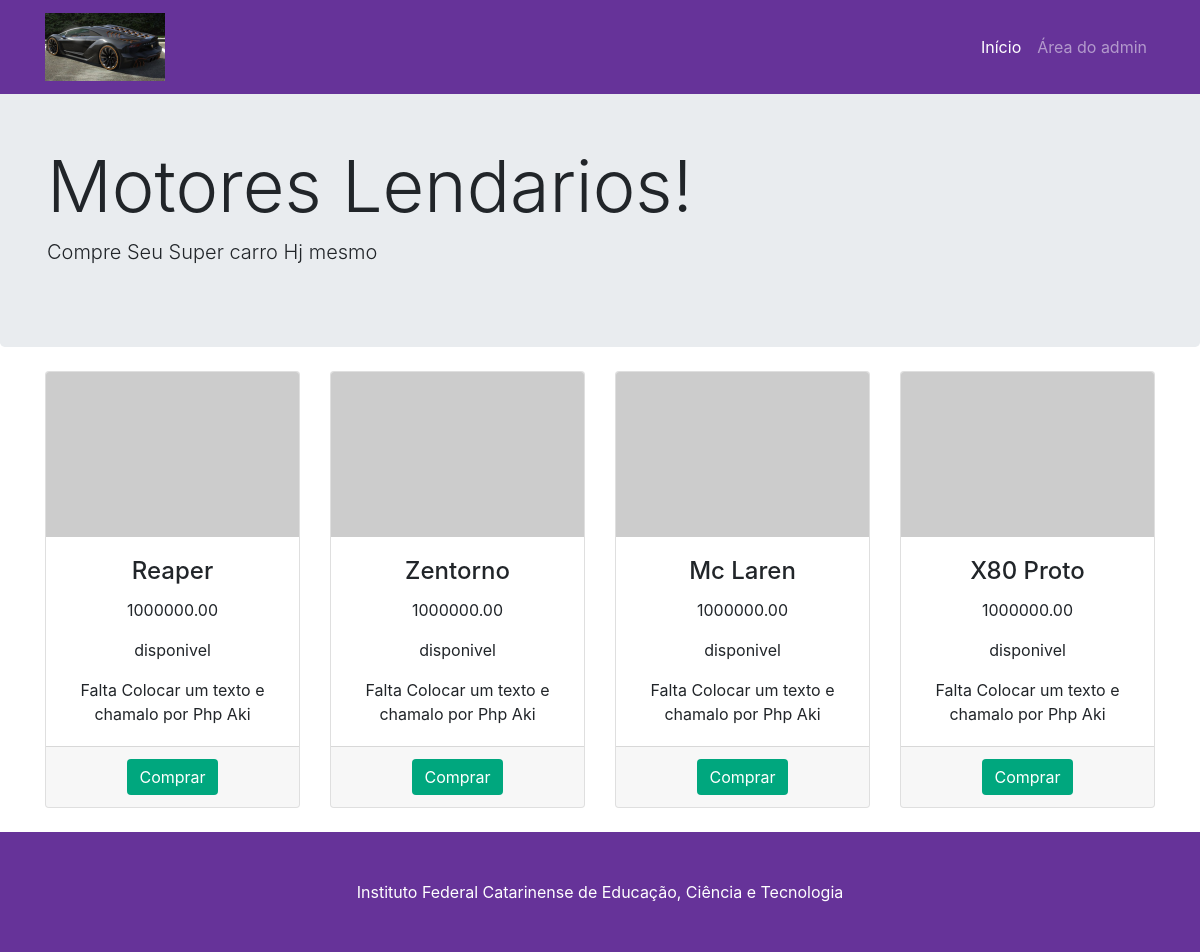
The page / on the database its author committed.
### tables this page shows
CREATE TABLE `tb_produtos` (
  `codigo` int(11) NOT NULL,
  `nome` varchar(32) NOT NULL,
  `categoria` varchar(32) NOT NULL,
  `preco` decimal(10,2) NOT NULL,
  `estoque` int(11) NOT NULL
);

### app/models/Conexao.php (called while the page is built, shortened)
<?php
class Conexao {
    public static $conexao = null;
    public static function getConexao(){
        try{
            if(self::$conexao == null){
                self::$conexao = new PDO("mysql:host=".self::HOST.";dbname=".self::NOMEBANCO, self::USUARIO, self::SENHA);
                self::$conexao->setAttribute(PDO::ATTR_ERRMODE, PDO::ERRMODE_EXCEPTION);
            }
            return self::$conexao;
        }catch(PDOException $e){
            die("Falhou a conexao ou ocorreu um erro banco: " . $e->getMessage());
        }
        return $conexao;
    }
}

### app/models/CrudProdutos.php (called while the page is built, shortened)
<?php
require_once "Conexao.php";
require_once "Produto.php";
class CrudProdutos
{
    private $conexao;
    public function __construct()
    {
        $this->conexao = Conexao::getConexao();
    }
    public function getProdutos()
    {
        $consulta = $this->conexao->query("SELECT * FROM tb_produtos");
        $arrayProdutos = $consulta->fetchAll(PDO::FETCH_ASSOC);
        $listaProdutos = [];
        foreach ($arrayProdutos as $produto) {
            $listaProdutos[] = new Produto($produto['nome'], $produto['preco'], $produto['categoria'], $produto['estoque'], $produto['codigo']);
        }
        return $listaProdutos;
    }
}

### app/models/Produto.php (called while the page is built, shortened)
<?php
require_once "Conexao.php";
class Produto {
    public $estoque;
    public function __construct($nome, $preco, $categoria, $estoque, $codigo = null){
        $this->nome = $nome;
        $this->preco = $preco;
        $this->estoque = $estoque;
        $this->codigo = $codigo;
    }
    public function estaDisponivel(){
        if($this->estoque > 0)
        {
            return "disponivel";
        } else {
            return "indisponivel";
        }
    }
}

### index.php (the view, shortened to what this page needs)
<?php
require_once "app/models/CrudProdutos.php";
$crud = new CrudProdutos();
$listaProdutos = $crud->getProdutos();
?>
<!DOCTYPE html>
<html lang="en">
<head>
    <link rel="stylesheet" href="assets/vendor/bootstrap/css/bootstrap.min.css">
    <link rel="stylesheet" type="text/css" href="assets/css/ifc-style.css">
</head>
<body>
<nav class="navbar navbar-expand-lg navbar-dark bg-dark fixed-top">
    <div class="container">
        <a class="navbar-brand" href="#"><img src="assets/imagens/logo.png" alt="" width="120px"></a>
        <div class="collapse navbar-collapse" id="navbarResponsive">
            <ul class="navbar-nav ml-auto">
                <li class="nav-item active">
                    <a class="nav-link" href="#">Início</a>
                </li>
                <li class="nav-item">
                    <a class="nav-link" href="app/views/admin/produtos.php">Área do admin</a>
                </li>
            </ul>
        </div>
    </div>
</nav>
<header class="jumbotron my-4 home-banner">
    <div class="container">
        <h1 class="display-3">Motores Lendarios!</h1>
        <p class="lead">Compre Seu Super carro Hj mesmo</p>
    </div>
</header>
<div class="container">
    <div class="row text-center">
        <?php foreach($listaProdutos as $produto): ?>
            <div class="col-lg-3 col-md-6 mb-4">
                <div class="card">
                    <img class="card-img-top" src="http://placehold.it/500x325" alt="">
                    <div class="card-body">
                        <h4 class="card-title"><?=$produto->nome ?></h4>
                        <p class="card-text"><?=$produto->preco ?></p>
                        <p class="card-text"><?=$produto->estaDisponivel() ?></p>
                        <p class="card-text">Falta Colocar um texto e chamalo por Php Aki</p>
                    </div>
                    <div class="card-footer">
                        <a href="app/views/produto.php?codigo=<?= $produto->codigo ?>" class="btn btn-ifc">Comprar</a>
                    </div>
                </div>
            </div>
        <?php endforeach; ?>
    </div>
</div>
<footer class="py-5 bg-dark">
    <div class="container">
        <p class="m-0 text-center text-white">Instituto Federal Catarinense de Educação, Ciência e Tecnologia</p>
    </div>
</footer>
</body>
</html>

### assets/css/ifc-style.css (style rules this page uses)
body { padding-top: 55px; }
@media (min-width: 992px) { body { padding-top: 55px; } }
.card { height: 100%; }
.bg-dark { background-color: rebeccapurple !important; }
.btn-ifc { color: #fff; background-color: #00a77e; border-color: transparent; border: transparent 0px; }

### rows shown on the page
tb_produtos: nome "Reaper", preco "1000000.00", estoque "disponivel"
tb_produtos: nome "Zentorno", preco "1000000.00", estoque "disponivel"
tb_produtos: nome "Mc Laren", preco "1000000.00", estoque "disponivel"
tb_produtos: nome "X80 Proto", preco "1000000.00", estoque "disponivel"
